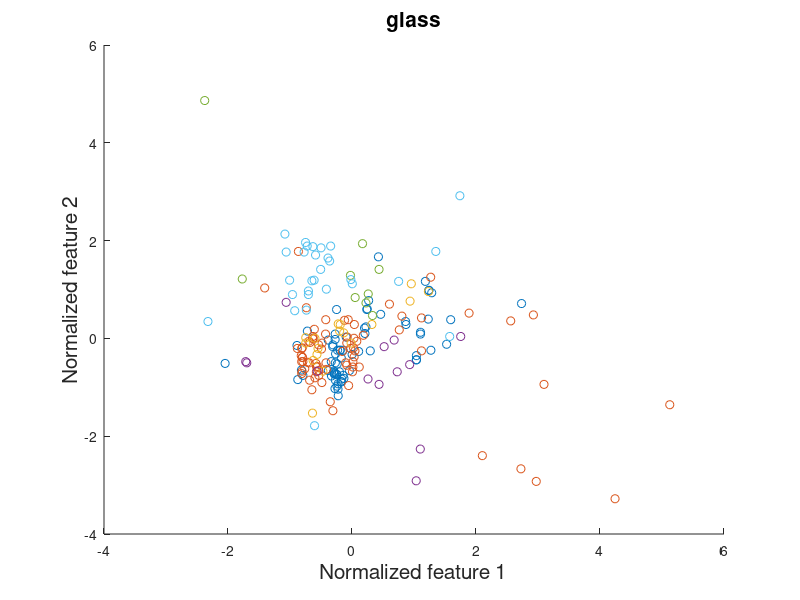

MATLAB code to generate this figure: (Note: this script raises an error after producing the figure.)
clear
clc
rng(0)
replicate=5000;
%% load data
num_class=6;
num_feature=9;
num_instance=214;
load("./glass/glass.mat")
X(:,1)=[];
true_idx=X(:,end);
X(:,end)=[];
% normalization
for p=1:num_feature
    X(:,p)=X(:,p)-mean(X(:,p));
    X(:,p)=X(:,p)/std(X(:,p));
end
% reference scatter diagram
figure;
gscatter(X(:,1), X(:,2), true_idx);
title('glass','FontSize',15)
xlabel('Normalized feature 1','FontSize',15)
ylabel('Normalized feature 2','FontSize',15)
legend off
saveas(gcf,'./glass/ground_truth.jpg');
hold off;
%
alpha='dvariance';
output='./glass';
is_plot=1;
is_saveplot=1;
eval_clustering(X,num_class,true_idx,replicate,alpha,output,is_plot,is_saveplot);